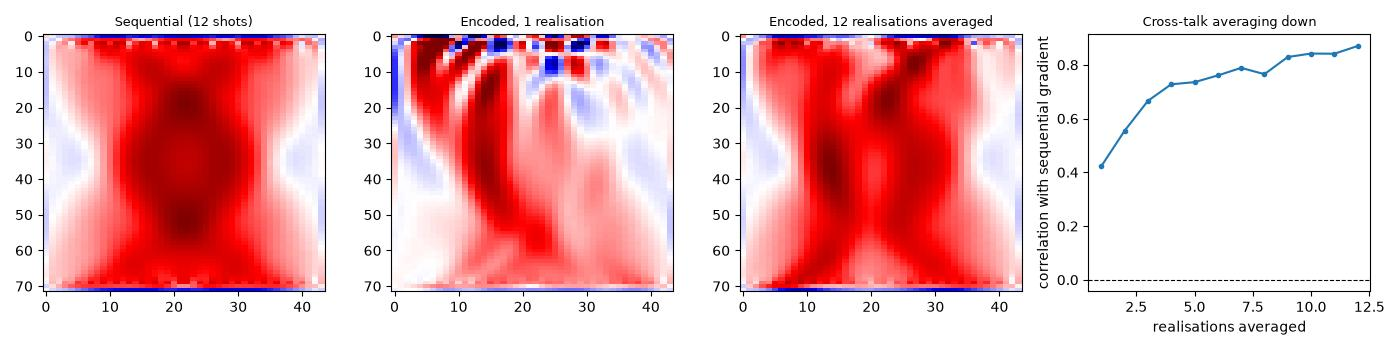

Source code (Python):
"""Random-polarity source encoding for stochastic FWI."""

import os

import matplotlib.pyplot as plt
import torch

import deepwave

torch.manual_seed(0)
device = torch.device("cuda" if torch.cuda.is_available() else "cpu")

# ``DEEPWAVE_SMOKE=1`` shrinks this example so that it can be run quickly as
# an automated check; the default sizes are the ones the text describes.
smoke = os.environ.get("DEEPWAVE_SMOKE") == "1"

# ---------------------------------------------------------------------
# 1. A small cross-hole problem, shared by every gradient computed below
# ---------------------------------------------------------------------
# The true model is a homogeneous background with a Gaussian slow
# anomaly; the starting model, from which every gradient in this example
# is computed, is the background alone. So the "correct" gradient points
# towards the anomaly, which makes it easy to recognise a good gradient
# in the plot below and gives every method the same, non-trivial target.
ny, nx = (20, 32) if smoke else (44, 72)
dx = 10.0
dt = 0.002
freq = 15.0
nt = 140 if smoke else 350
peak_time = 1.5 / freq
anomaly_cy, anomaly_cx = ny // 2, nx // 2
anomaly_sy = 4 if smoke else 8
anomaly_sx = 5 if smoke else 10

y_grid = torch.arange(ny, device=device).float()
x_grid = torch.arange(nx, device=device).float()
yy, xx = torch.meshgrid(y_grid, x_grid, indexing="ij")
v_true = 1500.0 - 200.0 * torch.exp(
    -(
        ((yy - anomaly_cy) / anomaly_sy) ** 2
        + ((xx - anomaly_cx) / anomaly_sx) ** 2
    )
)
v_start = 1500.0 * torch.ones(ny, nx, device=device)

# Sources down the left edge, one per shot; receivers down the right
# edge, the same array for every shot. Sharing one receiver array across
# shots is what makes summing their recordings below meaningful: sample
# ``t`` of receiver ``r`` means the same physical thing (the wavefield at
# that receiver's location) for every shot.
n_shots = 6 if smoke else 12
source_locations = torch.zeros(
    n_shots, 1, 2, dtype=torch.long, device=device
)
source_locations[:, 0, 0] = torch.linspace(
    4, ny - 4, n_shots, device=device
).long()
source_locations[:, 0, 1] = 2

n_rec = 8 if smoke else 20
receiver_locations = torch.zeros(
    n_shots, n_rec, 2, dtype=torch.long, device=device
)
receiver_locations[..., 0] = (
    torch.linspace(2, ny - 2, n_rec, device=device)
    .long()
    .repeat(n_shots, 1)
)
receiver_locations[..., 1] = nx - 3

wavelet = deepwave.wavelets.ricker(freq, nt, dt, peak_time).to(device)
source_amplitudes = wavelet.reshape(1, 1, -1).repeat(n_shots, 1, 1)

observed_data = deepwave.scalar(
    v_true,
    dx,
    dt,
    source_amplitudes=source_amplitudes,
    source_locations=source_locations,
    receiver_locations=receiver_locations,
    pml_freq=freq,
).receiver_amplitudes.detach()


def mse(pred: torch.Tensor, target: torch.Tensor) -> torch.Tensor:
    """Mean-squared-error data misfit."""
    return torch.nn.MSELoss()(pred, target)


# ---------------------------------------------------------------------
# 2. The ordinary gradient: one propagation per shot, summed
# ---------------------------------------------------------------------
# This is what every FWI example elsewhere in these docs does: propagate
# each shot on its own, compare it with that shot's observed data, and
# accumulate the gradient of the total misfit by calling ``backward()``
# once per shot (gradients accumulate into ``.grad`` across repeated
# ``backward()`` calls, which is exactly summing the per-shot
# contributions).
v_sequential = v_start.clone().requires_grad_()
for shot in range(n_shots):
    pred = deepwave.scalar(
        v_sequential,
        dx,
        dt,
        source_amplitudes=source_amplitudes[shot : shot + 1],
        source_locations=source_locations[shot : shot + 1],
        receiver_locations=receiver_locations[shot : shot + 1],
        pml_freq=freq,
    ).receiver_amplitudes
    mse(pred, observed_data[shot : shot + 1]).backward()
assert v_sequential.grad is not None
grad_sequential = v_sequential.grad.clone()

# ---------------------------------------------------------------------
# 3. Source encoding: one propagation per iteration, not one per shot
# ---------------------------------------------------------------------
# Instead of propagating each shot separately, give every source a random
# polarity, +1 or -1, and fire all of them at once as a single "super-shot"
# -- several sources sharing one propagation, which is exactly what
# Deepwave's batched source arguments already support (a
# ``source_locations`` entry has shape ``[shot, source, 2]``; here that
# middle axis holds one source per encoded shot, instead of the usual
# one). Summing the observed data for the individual shots with the
# same random signs produces the matching "observed" super-shot data.
# A single propagation of the super-shot, compared against that summed
# data, gives a **stochastic gradient**: an approximation of the true
# summed gradient that is cheap to compute (one propagation instead of
# ``n_shots``) but noisy.
#
# The noise has a name: **cross-talk**. Superposing several shots means the
# wavefield each source's receiver signal is compared against also contains
# every other source's wavefield. Squaring that sum in the misfit produces
# cross terms between different shots' wavefields, on top of the wanted
# per-shot term, and it is those cross terms that pollute the gradient. This
# is the entire cost of the technique, and the reason it is a "recipe" and
# not a free lunch.
encoded_source_locations = source_locations[:, 0, :].unsqueeze(0)


def encoded_gradient(n_shots_in_encoding: int = n_shots) -> torch.Tensor:
    """One realisation of the encoded gradient, from freshly-drawn signs."""
    signs = (
        torch.randint(0, 2, (n_shots_in_encoding,), device=device) * 2 - 1
    ).float()
    encoded_amplitudes = (signs[:, None] * wavelet[None, :]).unsqueeze(0)
    encoded_observed = (
        signs[:, None, None] * observed_data[:n_shots_in_encoding]
    ).sum(dim=0, keepdim=True)
    v = v_start.clone().requires_grad_()
    pred = deepwave.scalar(
        v,
        dx,
        dt,
        source_amplitudes=encoded_amplitudes,
        source_locations=encoded_source_locations[:, :n_shots_in_encoding],
        receiver_locations=receiver_locations[:1],
        pml_freq=freq,
    ).receiver_amplitudes
    mse(pred, encoded_observed).backward()
    assert v.grad is not None
    return v.grad.clone()


def pearson(a: torch.Tensor, b: torch.Tensor) -> float:
    """Pearson correlation coefficient between two flattened tensors."""
    a = a.flatten() - a.mean()
    b = b.flatten() - b.mean()
    return ((a * b).sum() / (a.norm() * b.norm())).item()


# Redrawing the random signs matters because cross-talk is *noise*, not
# bias: its expected value over random signs is zero (each unwanted
# cross term is, on average, as likely to be positive as negative), so
# averaging encoded gradients from independently redrawn signs averages
# the cross-talk down while the wanted signal, which is the same in
# every realisation, adds up undiminished. In a real stochastic-FWI run
# this happens for free across optimiser iterations, because each
# iteration redraws its own signs; the same iterations that pay for the
# encoded propagations also do the averaging. A single realisation is
# still useful -- it is an unbiased gradient estimate -- but it is
# noticeably noisier than the summed gradient, which is why the plot
# below compares one realisation against an average of several.
n_realisations = 4 if smoke else 12
single_realisation_grad = encoded_gradient()
realisation_grads = [single_realisation_grad] + [
    encoded_gradient() for _ in range(n_realisations - 1)
]
grad_encoded_averaged = torch.stack(realisation_grads).mean(dim=0)

correlation_single = pearson(grad_sequential, single_realisation_grad)
correlation_averaged = pearson(grad_sequential, grad_encoded_averaged)

# A running average, one more realisation at a time, to show cross-talk
# averaging down as the plot below illustrates.
running_correlation = []
running_sum = torch.zeros_like(v_start)
for i, g in enumerate(realisation_grads, start=1):
    running_sum = running_sum + g
    running_correlation.append(pearson(grad_sequential, running_sum / i))

print(f"correlation, single realisation:   {correlation_single:.4f}")
print(
    f"correlation, {n_realisations:2d} realisations averaged: "
    f"{correlation_averaged:.4f}"
)

# ---------------------------------------------------------------------
# 4. Plot
# ---------------------------------------------------------------------
fig, ax = plt.subplots(1, 4, figsize=(14, 3.5))
grads = [
    grad_sequential,
    single_realisation_grad,
    grad_encoded_averaged,
]
titles = [
    f"Sequential ({n_shots} shots)",
    "Encoded, 1 realisation",
    f"Encoded, {n_realisations} realisations averaged",
]
limit = grad_sequential.abs().max().item()
for a, grad, title in zip(ax[:3], grads, titles):
    a.imshow(
        grad.detach().cpu().T,
        cmap="seismic",
        vmin=-limit,
        vmax=limit,
        aspect="auto",
    )
    a.set_title(title, fontsize=9)
ax[3].plot(
    range(1, n_realisations + 1), running_correlation, marker="o", ms=3
)
ax[3].axhline(0.0, color="k", lw=0.8, ls="--")
ax[3].set_xlabel("realisations averaged")
ax[3].set_ylabel("correlation with sequential gradient")
ax[3].set_title("Cross-talk averaging down", fontsize=9)
plt.tight_layout()
plt.savefig("example_source_encoding.jpg")

# ---------------------------------------------------------------------
# 5. Verification
# ---------------------------------------------------------------------
# A single realisation is noisy -- it is not asserted on here, and it is
# normal for it to sometimes correlate only weakly, or even (rarely)
# negatively -- but the *averaged* encoded gradient, over enough
# realisations, must correlate positively and comfortably with the
# sequential-shots gradient it is standing in for: if it did not, the
# technique would not be a usable approximation of ordinary FWI.
assert correlation_averaged > 0.5, (
    "the averaged encoded gradient does not correlate positively (and "
    "robustly) with the sequential-shots gradient: "
    f"{correlation_averaged:.4f}"
)
